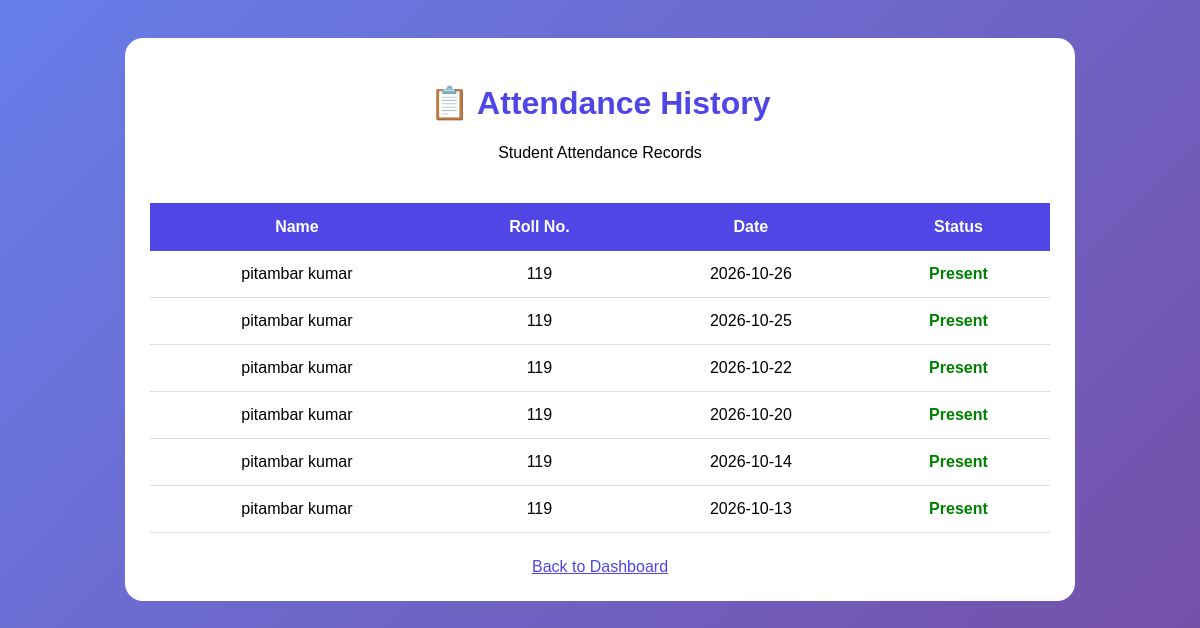
The page /attendance_history (signed in) on the database its author committed.
### tables this page shows
CREATE TABLE attendance (
            id INTEGER PRIMARY KEY AUTOINCREMENT,
            student_id INTEGER NOT NULL,
            date TEXT NOT NULL,
            status TEXT NOT NULL,
            UNIQUE(student_id, date),
            FOREIGN KEY(student_id) REFERENCES students(id)
        );

CREATE TABLE students (
            id INTEGER PRIMARY KEY AUTOINCREMENT,
            name TEXT NOT NULL,
            roll INTEGER NOT NULL,
            marks INTEGER NOT NULL
        );

### app.py (the view)
@app.route('/attendance_history')
def attendance_history():
    if 'user_id' not in session:
        return redirect('/login')
    conn = get_db_connection()
    cursor = conn.cursor()
    cursor.execute('''
        SELECT students.name, students.roll,
               attendance.date, attendance.status
        FROM attendance
        JOIN students ON attendance.student_id = students.id
        ORDER BY attendance.date DESC
    ''')
    records = [tuple(row) for row in cursor.fetchall()]
    conn.close()
    return render_template('attendance_history.html', records=records)

### app.py (called while the page is built)
def get_db_connection():
    conn = sqlite3.connect(DB_PATH)
    conn.row_factory = sqlite3.Row
    return conn

### templates/attendance_history.html (shortened to what this page needs)
<!DOCTYPE html>
<html lang="en">
<head>
</head>
<body>
    <div class="container">
        <h1>📋 Attendance History</h1>
        <p>Student Attendance Records</p>
        <div class="table-wrap">
            <table>
                <tr>
                    <th>Name</th>
                    <th>Roll No.</th>
                    <th>Date</th>
                    <th>Status</th>
                </tr>
                {% for record in records %}
                <tr>
                    <td>{{ record[0] }}</td>
                    <td>{{ record[1] }}</td>
                    <td>{{ record[2] }}</td>
                    <td class="{{ record[3]|lower }}">
                        {{ record[3] }}
                    </td>
                </tr>
                {% else %}
                <tr>
                    <td colspan="4">No attendance records found.</td>
                </tr>
                {% endfor %}
            </table>
        </div>
        <a href="/dashboard">Back to Dashboard</a>
    </div>
</body>
</html>

### templates/attendance_history.html (style rules this page uses)
body { font-family: Arial, sans-serif; background: linear-gradient(135deg, #667eea, #764ba2); min-height: 100vh; padding: 30px; box-sizing: border-box; }
.container { max-width: 900px; margin: auto; background: white; padding: 25px; border-radius: 18px; text-align: center; }
h1 { color: #4f46e5; }
.table-wrap { overflow-x: auto; }
table { width: 100%; border-collapse: collapse; margin-top: 25px; }
th { background: #4f46e5; color: white; padding: 15px; }
td { padding: 14px; border-bottom: 1px solid #ddd; }
.present { color: green; font-weight: bold; }
a { display: inline-block; margin-top: 25px; color: #4f46e5; }

### rows shown on the page
attendance: name "pitambar kumar", roll "119", date "2026-10-26", status "Present"
attendance: name "pitambar kumar", roll "119", date "2026-10-25", status "Present"
attendance: name "pitambar kumar", roll "119", date "2026-10-22", status "Present"
attendance: name "pitambar kumar", roll "119", date "2026-10-20", status "Present"
attendance: name "pitambar kumar", roll "119", date "2026-10-14", status "Present"
attendance: name "pitambar kumar", roll "119", date "2026-10-13", status "Present"
